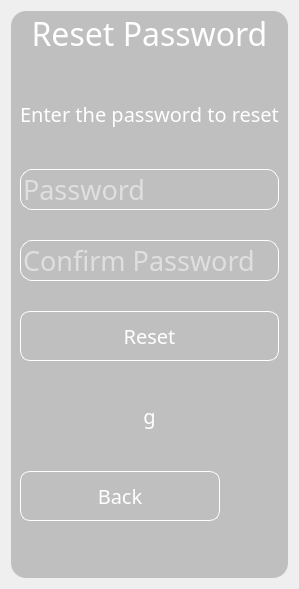
         <widget class="QWidget" name="password_reset_page">
          <layout class="QVBoxLayout" name="verticalLayout_19">
           <item>
            <widget class="QFrame" name="frame_14">
             <property name="styleSheet">
              <string notr="true">*{
	font-family:century gothic;
	fontsize:24px;
}

QFrame
{
	background:rgba(0,0,0,0.2);
	border-radius:15px;
	
	
}

*{
	
}


QLabel
{
	color:white;
	background: transparent;
}



QLineEdit
{
	background:transparent;
	border:none;
	color: rgb(15, 15, 15);
	border-bottom:1px solid  rgb(35, 35, 35);
}



</string>
             </property>
             <property name="frameShape">
              <enum>QFrame::NoFrame</enum>
             </property>
             <property name="frameShadow">
              <enum>QFrame::Raised</enum>
             </property>
             <layout class="QVBoxLayout" name="verticalLayout_18">
              <property name="spacing">
               <number>0</number>
              </property>
              <property name="leftMargin">
               <number>0</number>
              </property>
              <property name="topMargin">
               <number>0</number>
              </property>
              <property name="rightMargin">
               <number>0</number>
              </property>
              <property name="bottomMargin">
               <number>0</number>
              </property>
              <item>
               <widget class="QLabel" name="label_17">
                <property name="font">
                 <font>
                  <family>century gothic</family>
                  <pointsize>24</pointsize>
                 </font>
                </property>
                <property name="text">
                 <string>Reset Password</string>
                </property>
                <property name="alignment">
                 <set>Qt::AlignCenter</set>
                </property>
               </widget>
              </item>
              <item>
               <widget class="QFrame" name="frame_15">
                <property name="minimumSize">
                 <size>
                  <width>0</width>
                  <height>500</height>
                 </size>
                </property>
                <property name="styleSheet">
                 <string notr="true">	background:rgba(0,0,0,0);
</string>
                </property>
                <property name="frameShape">
                 <enum>QFrame::StyledPanel</enum>
                </property>
                <property name="frameShadow">
                 <enum>QFrame::Raised</enum>
                </property>
                <layout class="QGridLayout" name="gridLayout_3">
                 <item row="0" column="0">
                  <widget class="QLabel" name="label_18">
                   <property name="maximumSize">
                    <size>
                     <width>16777215</width>
                     <height>50</height>
                    </size>
                   </property>
                   <property name="font">
                    <font>
                     <family>century gothic</family>
                     <pointsize>15</pointsize>
                    </font>
                   </property>
                   <property name="styleSheet">
                    <string notr="true">	background:rgba(0,0,0,00);
</string>
                   </property>
                   <property name="text">
                    <string>Enter the password to reset</string>
                   </property>
                   <property name="alignment">
                    <set>Qt::AlignCenter</set>
                   </property>
                  </widget>
                 </item>
                 <item row="1" column="0">
                  <widget class="QLineEdit" name="lineEdit_pass">
                   <property name="maximumSize">
                    <size>
                     <width>500</width>
                     <height>16777215</height>
                    </size>
                   </property>
                   <property name="font">
                    <font>
                     <family>century gothic</family>
                     <pointsize>20</pointsize>
                    </font>
                   </property>
                   <property name="styleSheet">
                    <string notr="true">color: rgb(255, 255, 255);
border:1px solid  rgb(255, 255, 255);
border-radius: 12px;
</string>
                   </property>
                   <property name="echoMode">
                    <enum>QLineEdit::Password</enum>
                   </property>
                   <property name="placeholderText">
                    <string>Password</string>
                   </property>
                  </widget>
                 </item>
                 <item row="2" column="0">
                  <widget class="QLineEdit" name="lineEdit_pass_2">
                   <property name="maximumSize">
                    <size>
                     <width>500</width>
                     <height>16777215</height>
                    </size>
                   </property>
                   <property name="font">
                    <font>
                     <family>century gothic</family>
                     <pointsize>20</pointsize>
                    </font>
                   </property>
                   <property name="styleSheet">
                    <string notr="true">color: rgb(255, 255, 255);
border:1px solid  rgb(255, 255, 255);
border-radius: 12px;
</string>
                   </property>
                   <property name="echoMode">
                    <enum>QLineEdit::Password</enum>
                   </property>
                   <property name="placeholderText">
                    <string>Confirm Password</string>
                   </property>
                  </widget>
                 </item>
                 <item row="3" column="0">
                  <widget class="QPushButton" name="btn_reset">
                   <property name="minimumSize">
                    <size>
                     <width>0</width>
                     <height>50</height>
                    </size>
                   </property>
                   <property name="maximumSize">
                    <size>
                     <width>500</width>
                     <height>16777215</height>
                    </size>
                   </property>
                   <property name="font">
                    <font>
                     <family>century gothic</family>
                     <pointsize>15</pointsize>
                    </font>
                   </property>
                   <property name="styleSheet">
                    <string notr="true">QPushButton
{
	background: transparent;
	border-radius: 10px;
	color: rgb(255, 255, 255);
	border: 1px solid rgb(255, 255, 255)
}

QPushButton:hover
{
	background-color: rgb(0, 170, 255);
}</string>
                   </property>
                   <property name="text">
                    <string>Reset</string>
                   </property>
                  </widget>
                 </item>
                 <item row="4" column="0">
                  <widget class="QLabel" name="label_19">
                   <property name="maximumSize">
                    <size>
                     <width>16777215</width>
                     <height>50</height>
                    </size>
                   </property>
                   <property name="font">
                    <font>
                     <family>century gothic</family>
                     <pointsize>15</pointsize>
                    </font>
                   </property>
                   <property name="styleSheet">
                    <string notr="true">	background:rgba(0,0,0,00);
</string>
                   </property>
                   <property name="text">
                    <string>g</string>
                   </property>
                   <property name="alignment">
                    <set>Qt::AlignCenter</set>
                   </property>
                  </widget>
                 </item>
                 <item row="5" column="0">
                  <widget class="QPushButton" name="btn_back_2">
                   <property name="enabled">
                    <bool>true</bool>
                   </property>
                   <property name="sizePolicy">
                    <sizepolicy hsizetype="Minimum" vsizetype="Fixed">
                     <horstretch>0</horstretch>
                     <verstretch>0</verstretch>
                    </sizepolicy>
                   </property>
                   <property name="minimumSize">
                    <size>
                     <width>0</width>
                     <height>50</height>
                    </size>
                   </property>
                   <property name="maximumSize">
                    <size>
                     <width>200</width>
                     <height>16777215</height>
                    </size>
                   </property>
                   <property name="font">
                    <font>
                     <family>century gothic</family>
                     <pointsize>15</pointsize>
                    </font>
                   </property>
                   <property name="styleSheet">
                    <string notr="true">QPushButton
{
	background: transparent;
	border-radius: 10px;
	color: rgb(255, 255, 255);
	border: 1px solid rgb(255, 255, 255)
}

QPushButton:hover
{
	
	
	background-color: rgb(191, 0, 0);
}</string>
                   </property>
                   <property name="text">
                    <string>Back</string>
                   </property>
                  </widget>
                 </item>
                </layout>
               </widget>
              </item>
              <item>
               <widget class="QLabel" name="label_home_2">
                <property name="font">
                 <font>
                  <family>century gothic</family>
                  <pointsize>12</pointsize>
                 </font>
                </property>
                <property name="text">
                 <string/>
                </property>
               </widget>
              </item>
             </layout>
            </widget>
           </item>
          </layout>
         </widget>
